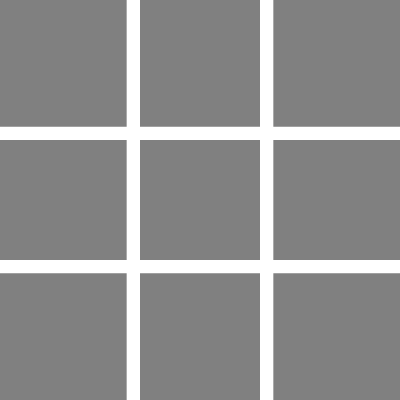
Frame 1 (no input)
Frame 60 (no input): identical to frame 1, image omitted
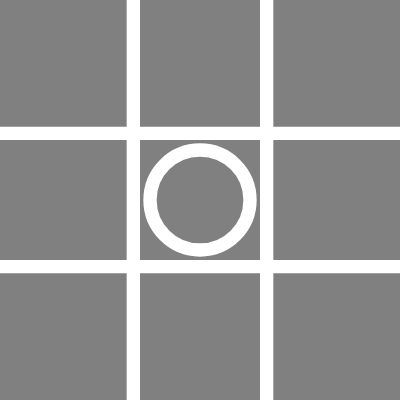
Frame 120 (the mouse pressed at the canvas centre since frame 60)

The p5.js sketch that drew these frames (run headless with seeded random() and noise() and a simulated clock; from frame 60 on, the mouse is pressed at the canvas centre):

// p5.js sketch
// ── sketch.js
var tiles=[];
var d=[];
var index=0;



function setup() {
  createCanvas(400, 400);
  d[0]=width/3;
  d[1]=height/3;
  
  createTile()

}

function draw() {
  background(128);
  showGrid();
  showTile();
  checkForWinnerZero();
  checkForWinnerCross();
  
  
}

function showGrid()
{
stroke(255);
strokeWeight(height/30);
line(d[0],0,d[0],height);
line(2*d[0],0,2*d[0],height);
line(0,d[1],width,d[1]);
line(0,2*d[1],width,2*d[1]);
}

function mousePressed()
{
if(index<9)
{
let i=findIndex(mouseX,mouseY);
if(index%2==0)
{
tiles[i].zero=true;
}
else
{
tiles[i].cross=true;
}
index++;
}
else
{
draww();
noLoop();
}

}

function findIndex(x,y)
{
i=(floor(mouseX/d[0]));
    j=(floor(mouseY/d[1]));
return (i*3)+j;

}

function createTile()
{
  for(let i=0;i<3;i++)
  {
  for(let j=0;j<3;j++)
  {
 tiles.push( new Tile((i+0.5)*d[0],(j+0.5)*d[1]));
    
  }
  }
}

function showTile()
  {
    for(let i=0;i<9;i++)
  {
    tiles[i].show();
  }
 }

function checkForWinnerZero()
{
if(tiles[4].zero)
{
if(tiles[0].zero)
{
if(tiles[8].zero)
{
win();
noLoop();
}
}
if(tiles[1].zero)
{
if(tiles[7].zero)
{
win();
noLoop();
}
}
if(tiles[2].zero)
{
if(tiles[6].zero)
{
win();
noLoop();
}
}
}
else
{
if(tiles[0].zero)
{
if(tiles[6].zero)
{
if(tiles[3].zero)
{
win();
noLoop();
}
}
else if(tiles[2].zero)
{
if(tiles[1].zero)
{
win();
noLoop();
}
}
  
}
else if(tiles[8].zero)
{
if(tiles[6].zero)
{
if(tiles[7].zero)
{
win();
noLoop();
}
}
else if(tiles[2].zero)
{
if(tiles[5].zero)
{
win();
noLoop();
}
}
  
}
}
}

function checkForWinnerCross()
{
if(tiles[4].cross)
{
if(tiles[0].cross)
{
if(tiles[8].cross)
{
win();
noLoop();
}
}
if(tiles[1].cross)
{
if(tiles[7].cross)
{
win();
noLoop();
}
}
if(tiles[2].cross)
{
if(tiles[6].cross)
{
win();
noLoop();
}
}
}
else
{
if(tiles[0].cross)
{
if(tiles[6].cross)
{
if(tiles[3].cross)
{
win();
noLoop();
}
}
else if(tiles[2].cross)
{
if(tiles[1].cross)
{
win();
noLoop();
}
}
  
}
else if(tiles[8].cross)
{
if(tiles[6].cross)
{
if(tiles[7].cross)
{
win();
noLoop();
}
}
else if(tiles[2].cross)
{
if(tiles[5].cross)
{
win();
noLoop();
}
}
  
}
}
}


function win()
{
textAlign(CENTER);
textSize(height/18);
stroke(0);
strokeWeight(height/40);
fill(255,125,0);
text('WINNER WINNER CHICKEN DINNER',width/2,height/2);
}


function draww()
{
textAlign(CENTER);
textSize(height/18);
stroke(0);
strokeWeight(height/40);
fill(0,255,0);
text('It\'s a draw!!!!',width/2,height/2);
}


// ── tile.js
class Tile
{
constructor  (_x,_y)
  {
    this.x=_x;
    this.y=_y;
    this.cross=false;
    this.zero=false;
    this.marked=[];
  }
showCross()
{
  noStroke();
  fill(255);
  rectMode(CENTER);
  translate(this.x,this.y);
  rotate(QUARTER_PI);
  rect(0,0,0.75*width/3,height/10/3);
  rect(0,0,width/10/3,0.75*height/3);
  resetMatrix();
}
 showZero()
{
  noFill();
  stroke(255);
  strokeWeight(height/30);
  ellipse(this.x,this.y,0.75*width/3,0.75*height/3);
  
}
  
  show()
  {
  if(this.cross)
  {
    this.showCross();
  }
  else if(this.zero)
  {
    this.showZero();
  }
  
  }


}
